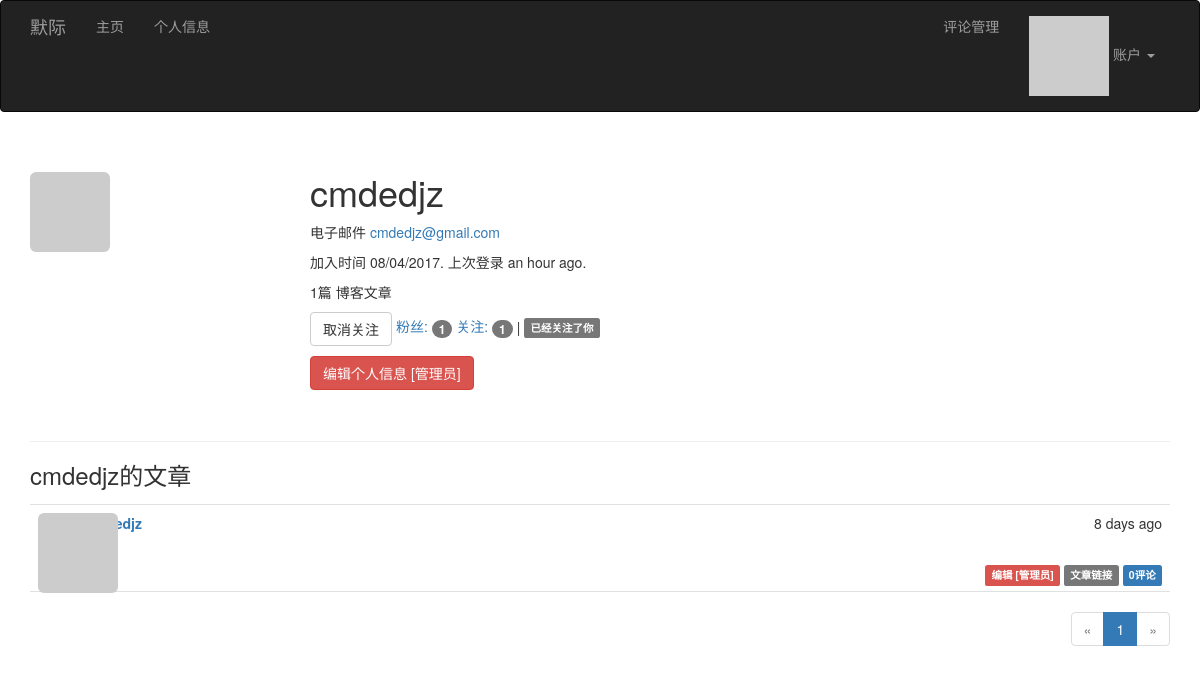
Page /user/cmdedjz (signed in) on the committed database.
### app/models.py (models this page shows, shortened)
class User(UserMixin, db.Model):
	__tablename__ = 'users'
	id = db.Column(db.Integer, primary_key=True)
	email = db.Column(db.String(64), unique=True, index=True)
	username = db.Column(db.String(64), unique=True, index=True)
	password_hash = db.Column(db.String(128))
	role_id = db.Column(db.Integer, db.ForeignKey('roles.id'))
	confirmed = db.Column(db.Boolean, default=False)
	name = db.Column(db.String(64))
	location = db.Column(db.String(64))
	about_me = db.Column(db.Text())
	member_since = db.Column(db.DateTime(), default=datetime.utcnow)
	last_seen = db.Column(db.DateTime(), default=datetime.utcnow)
	avatar_hash = db.Column(db.String(32))
	posts = db.relationship('Post', backref='author', lazy='dynamic')
	comments = db.relationship('Comment', backref='author', lazy='dynamic')
	followed = db.relationship('Follow',
							   foreign_keys=[Follow.follower_id],
							   backref=db.backref('follower', lazy='joined'),
							   lazy='dynamic',
							   cascade='all, delete-orphan')
	followers = db.relationship('Follow',
								foreign_keys=[Follow.followed_id],
								backref=db.backref('followed', lazy='joined'),
								lazy='dynamic',
								cascade='all, delete-orphan')
	@property
	def password(self):
		raise AttributeError('password is not a readable attribute')
	def can(self, permissions):
		return self.role is not None and \
			(self.role.permissions & permissions) == permissions
	def is_administrator(self):
		return self.can(Permission.ADMINISTER)
	def ping(self):
		self.last_seen = datetime.utcnow()
		db.session.add(self)
	def gravatar(self, size=100, default='identicon', rating='g'):
		if request.is_secure:
			url = 'https://secure.gravatar.com/avatar'
		else:
			url = 'http://www.gravatar.com/avatar'
		hash = self.avatar_hash or hashlib.md5(self.email.encode('utf-8')).hexdigest()
		return '{url}/{hash}?s={size}&d={default}&r={rating}'.format(url=url, hash=hash, size=size, default=default, rating=rating)
	def is_following(self, user):
		return self.followed.filter_by(
			followed_id=user.id).first() is not None

class Post(db.Model):
	__tablename__ = 'posts'
	id = db.Column(db.Integer, primary_key=True)
	body = db.Column(db.Text)
	timestamp = db.Column(db.DateTime, index=True, default=datetime.utcnow)
	author_id = db.Column(db.Integer, db.ForeignKey('users.id'))
	body_html = db.Column(db.Text)
	comments = db.relationship('Comment', backref='post', lazy='dynamic')

### app/main/views.py (the view)
@main.route('/user/<username>')
def user(username):
    user = User.query.filter_by(username=username).first()
    if user is None:
        abort(404)
    page = request.args.get('page', 1, type=int)
    pagination = user.posts.order_by(Post.timestamp.desc()).paginate(page, per_page=current_app.config['FLASKY_POSTS_PER_PAGE'], error_out=False)
    posts = pagination.items
    return render_template('user.html', user=user, posts=posts, pagination=pagination)

### app/auth/views.py (called while the page is built)
@auth.before_app_request
def before_request():
	if current_user.is_authenticated \
			and not current_user.confirmed \
			and request.endpoint[:5] != 'auth.' \
			and request.endpoint != 'static':
		return redirect(url_for('auth.unconfirmed'))

@auth.before_app_request
def before_request():
	if current_user.is_authenticated:
		current_user.ping()
		if not current_user.confirmed and request.endpoint[:5] != 'auth.':
			return redirect(url_for('auth.unconfirmed'))

### app/main/__init__.py (called while the page is built)
@main.app_context_processor
def inject_permissions():
	return dict(Permission=Permission)

### app/models.py (called while the page is built)
@login_manager.user_loader
def load_user(user_id):
	return User.query.get(int(user_id))

### app/templates/user.html (shortened to what this page needs)
{% extends "base.html" %}
{% import "_macros.html" as macros %}
{% block page_content %}
<div class="page-header">
    <img class="img-rounded profile-thumbnail" src="{{ user.gravatar(size=256) }}">
    <div class="profile-header">
        <h1>{{ user.username }}</h1>
        {% if current_user.is_administrator() %}
        <p>电子邮件 <a href="mailto:{{ user.email }}">{{ user.email }}</a></p>
        {% endif %}
        <p>加入时间 {{ moment(user.member_since).format('L') }}. 上次登录 {{ moment(user.last_seen).fromNow() }}.</p>
        <p>{{ user.posts.count() }}篇 博客文章</p>
        <p>
            {% if current_user.can(Permission.FOLLOW) and user != current_user %}
                {% if not current_user.is_following(user) %}
                <a href="{{ url_for('.follow', username=user.username) }}" class="btn btn-primary">关注</a>
                {% else %}
                <a href="{{ url_for('.unfollow', username=user.username) }}" class="btn btn-default">取消关注</a>
                {% endif %}
            {% endif %}
            <a href="{{ url_for('.followers', username=user.username) }}">粉丝: <span class="badge">{{ user.followers.count() - 1 }}</span></a>
            <a href="{{ url_for('.followed_by', username=user.username) }}">关注: <span class="badge">{{ user.followed.count() - 1 }}</span></a>
            {% if current_user.is_authenticated and user != current_user and user.is_following(current_user) %}
            | <span class="label label-default">已经关注了你</span>
            {% endif %}
        </p>
        <p>
            {% if current_user.is_administrator() %}
            <a class="btn btn-danger" href="{{ url_for('.edit_profile_admin', id=user.id) }}">编辑个人信息 [管理员]</a>
            {% endif %}
        </p>
    </div>
</div>
<h3>{{ user.username }}的文章</h3>
{% include '_posts.html' %}
{% if pagination %}
<div class="pagination">
{{ macros.pagination_widget(pagination, '.index') }}
</div>
{% endif %}
{% endblock %}

### app/templates/_posts.html
<ul class="posts">
    {% for post in posts %}
    <li class="post">
        <div class="post-thumbnail">
            <a href="{{ url_for('.user', username=post.author.username) }}">
                <img class="img-rounded profile-thumbnail" src="{{ post.author.gravatar(size=40) }}">
            </a>
        </div>
        <div class="post-content">
            <div class="post-date">{{ moment(post.timestamp).fromNow() }}</div>
            <div class="post-author"><a href="{{ url_for('.user', username=post.author.username) }}">{{ post.author.username }}</a></div>
            <div class="post-body">
			{% if post.body_html %}
				{{ post.body_html | safe }}
			{% else %}
				{{ post.body }}
			{% endif %}
			</div>
			<div class="post-footer">
				{% if current_user == post.author %}
                <a href="{{ url_for('.edit', id=post.id) }}">
                    <span class="label label-primary">编辑</span>
                </a>
                {% elif current_user.is_administrator() %}
                <a href="{{ url_for('.edit', id=post.id) }}">
                    <span class="label label-danger">编辑 [管理员]</span>
                </a>
                {% endif %}
                <a href="{{ url_for('.post', id=post.id) }}">
                    <span class="label label-default">文章链接</span>
                </a>
				<a href="{{ url_for('.post', id=post.id) }}#comments"><span class="label label-primary">{{ post.comments.count() }}评论</span> 				</a>
            </div>
        </div>
    </li>
    {% endfor %}
</ul>

### app/static/styles.css (style rules this page uses)
.profile-thumbnail { position: absolute; }
.profile-header { min-height: 260px; margin-left: 280px; }
ul.posts { list-style-type: none; padding: 0px; margin: 16px 0px 0px 0px; border-top: 1px solid #e0e0e0; }
ul.posts li.post { padding: 8px; border-bottom: 1px solid #e0e0e0; }
div.post-date { float: right; }
div.post-author { font-weight: bold; }
div.post-thumbnail { position: absolute; }
div.post-content { margin-left: 48px; min-height: 48px; }
div.post-footer { text-align: right; }
div.pagination { width: 100%; text-align: right; padding: 0px; margin: 0px; }

### rows in the picture
User: username "cmdedjz", email "cmdedjz@gmail.com", member_since "08/04/2017", last_seen "an hour ago"
Post: timestamp "8 days ago", comments.count "0"

### other values in the picture
{{ user.posts.count() }} "1"
{{ user.followers.count() - 1 }} "1"
{{ user.followed.count() - 1 }} "1"
{{ p }} "1"
